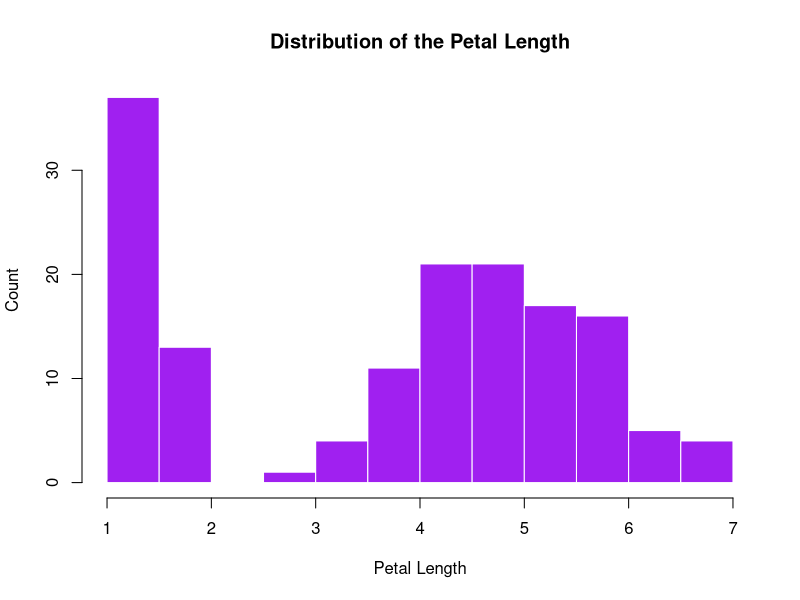

Recreate this plot in R.


# load the iris dataset
data(iris)

# explore the mean function
?mean

# calculate the mean of the petal length
len = iris$Petal.Length
petal_length_mean = mean(len)


#plot using hist() and save it
png(file="petal_length_distribution_hist.png",
    width=500, height= 400)
hist(len,
     col="purple", border="white",
     main="Distribution of the Petal Length",
     xlab="Petal Length",
     ylab="Count")
dev.off()
